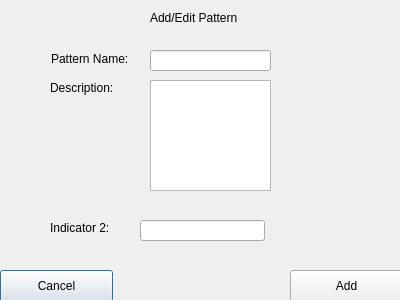
<?xml version="1.0" encoding="UTF-8"?>
<ui version="4.0">
 <class>addPatternDialog</class>
 <widget class="QDialog" name="addPatternDialog">
  <property name="geometry">
   <rect>
    <x>0</x>
    <y>0</y>
    <width>400</width>
    <height>300</height>
   </rect>
  </property>
  <property name="windowTitle">
   <string>Dialog</string>
  </property>
  <widget class="QLabel" name="label">
   <property name="geometry">
    <rect>
     <x>150</x>
     <y>10</y>
     <width>101</width>
     <height>16</height>
    </rect>
   </property>
   <property name="text">
    <string>Add/Edit Pattern</string>
   </property>
  </widget>
  <widget class="QLabel" name="label_2">
   <property name="geometry">
    <rect>
     <x>50</x>
     <y>80</y>
     <width>81</width>
     <height>16</height>
    </rect>
   </property>
   <property name="text">
    <string>Description:</string>
   </property>
  </widget>
  <widget class="QLabel" name="label_3">
   <property name="geometry">
    <rect>
     <x>50</x>
     <y>220</y>
     <width>87</width>
     <height>16</height>
    </rect>
   </property>
   <property name="text">
    <string>Indicator 2:</string>
   </property>
  </widget>
  <widget class="QPushButton" name="cancelNewPatternButton">
   <property name="geometry">
    <rect>
     <x>0</x>
     <y>270</y>
     <width>113</width>
     <height>32</height>
    </rect>
   </property>
   <property name="text">
    <string>Cancel</string>
   </property>
  </widget>
  <widget class="QPushButton" name="finishNewPatternButton">
   <property name="geometry">
    <rect>
     <x>290</x>
     <y>270</y>
     <width>113</width>
     <height>32</height>
    </rect>
   </property>
   <property name="text">
    <string>Add</string>
   </property>
  </widget>
  <widget class="QLabel" name="label_4">
   <property name="geometry">
    <rect>
     <x>51</x>
     <y>51</y>
     <width>87</width>
     <height>16</height>
    </rect>
   </property>
   <property name="text">
    <string>Pattern Name:</string>
   </property>
  </widget>
  <widget class="QLineEdit" name="indicator2lineEdit">
   <property name="geometry">
    <rect>
     <x>140</x>
     <y>220</y>
     <width>125</width>
     <height>21</height>
    </rect>
   </property>
  </widget>
  <widget class="QLineEdit" name="patternNameLineEdit">
   <property name="geometry">
    <rect>
     <x>150</x>
     <y>50</y>
     <width>121</width>
     <height>21</height>
    </rect>
   </property>
  </widget>
  <widget class="QTextEdit" name="descriptionTextEdit">
   <property name="geometry">
    <rect>
     <x>150</x>
     <y>80</y>
     <width>121</width>
     <height>111</height>
    </rect>
   </property>
  </widget>
 </widget>
 <resources/>
 <connections/>
</ui>
